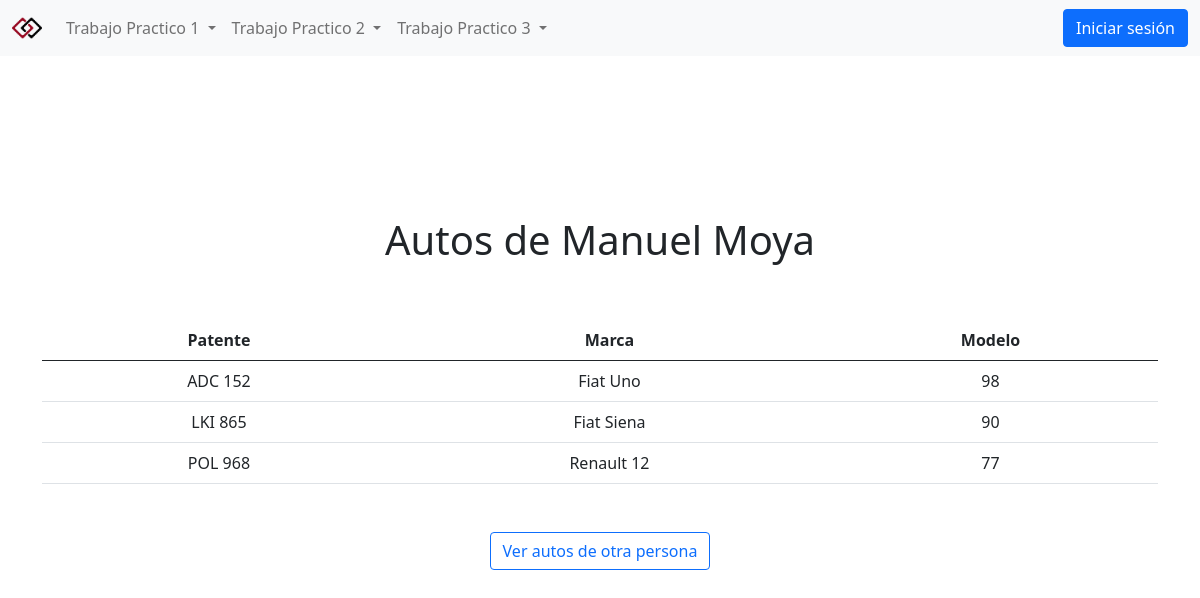
The app's page /view/autosPersona.php?dniDuenio=28326986 with its own data.
### tables this page shows
CREATE TABLE `persona` (
  `nrodni` varchar(10) NOT NULL,
  `apellido` varchar(50) NOT NULL,
  `nombre` varchar(50) NOT NULL,
  `fechanac` date NOT NULL default '0000-00-00',
  `telefono` varchar(20) NOT NULL,
  `domicilio` varchar(200) NOT NULL,
  PRIMARY KEY  (`nrodni`)
);

CREATE TABLE `auto` (
  `patente` varchar(10) NOT NULL,
  `marca` varchar(50) NOT NULL,
  `modelo` int(11) NOT NULL,
  `dniduenio` varchar(10) NOT NULL,
  PRIMARY KEY  (`patente`)
);

### util/funciones.php (called while the page is built, shortened)
<?php
spl_autoload_register(function($clase){
    $directorios = array(
        $GLOBALS['ROOT'].'model/',
        $GLOBALS['ROOT'].'model/connection/',
        $GLOBALS['ROOT'].'controller/',
    );
});

### model/Persona.php (called while the page is built, shortened)
<?php
class Persona {
  private $nrodni;
  private $apellido;
  private $nombre;
  public function __construct() {
    $this->nrodni = "";
    $this->apellido = "";
    $this->nombre = "";
  }
  public function getNroDni() {
    return $this->nrodni;
  }
  public function setNroDni($nrodni) {
    $this->nrodni = $nrodni;
  }
  public function getApellido() {
    return $this->apellido;
  }
  public function setApellido($apellido) {
    $this->apellido = $apellido;
  }
  public function getNombre() {
    return $this->nombre;
  }
  public function setNombre($nombre) {
    $this->nombre = $nombre;
  }
  public function cargar() {
    $resp = false;
    $db = new BaseDatos();
    $sql = "SELECT * FROM persona WHERE nrodni = " . $this->getNroDni();
    if ($db->Iniciar()) {
      if ($db->Ejecutar($sql)) {
        if ($row = $db->Registro()) {
          $datos = [
            'nrodni' => $row['nrodni'],
            'apellido' => $row['apellido'],
            'nombre' => $row['nombre'],
            'fechanac' => $row['fechanac'],
            'telefono' => $row['telefono'],
            'domicilio' => $row['domicilio']
          ];
          $resp = true;
        }
      } else {
        $this->setmensajeoperacion("Persona->listar: " . $db->getError());
      }
    } else {
      $this->setmensajeoperacion("Persona->listar: " . $db->getError());
    }
    return $resp;
  }
}

### model/connection/BaseDatos.php (called while the page is built, shortened)
<?php
class BaseDatos extends PDO {
  private $conec;
  private $indice;
  private $resultado;
  public function __construct() {
    $this->indice = 0;
    try {
      $this->conec = true;
    } catch (PDOException $e) {
      $this->sql = $e->getMessage();
      $this->conec = false;
    }
  }
  public function Iniciar() {
    return $this->getConec();
  }
  public function getConec() {
    return $this->conec;
  }
  public function setSQL($e) {
    return "\n" . $this->sql = $e;
  }
  public function Ejecutar($sql) {
    if (stristr($sql, "select")) {
      $resp =  $this->EjecutarSelect($sql);
    }
    return $resp;
  }
  private function EjecutarSelect($sql) {
    $cant = -1;
    $resultado = parent::query($sql);
    if (!$resultado) {
      $this->analizarDebug();
    } else {
      $arregloResult = $resultado->fetchAll();
      $cant = count($arregloResult);
    }
    return $cant;
  }
  public function Registro() {
    $filaActual = false;
    $indiceActual = $this->getIndice();
    if ($indiceActual >= 0) {
      $filas = $this->getResultado();
      if ($indiceActual < count($filas)) {
        $filaActual =  $filas[$indiceActual];
      } else {
        $this->setIndice(-1);
      }
    }
    return $filaActual;
  }
  private function setIndice($valor) {
    $this->indice = $valor;
  }
  private function getIndice() {
    return $this->indice;
  }
  private function setResultado($valor) {
    $this->resultado = $valor;
  }
  private function getResultado() {
    return $this->resultado;
  }
}

### model/Auto.php (called while the page is built, shortened)
<?php
class Auto {
  private $patente;
  private $marca;
  private $modelo;
  private $objPersona;
  public function __construct() {
    $this->patente = "";
    $this->marca = "";
    $this->modelo = "";
    $this->objPersona = null;
  }
  public function getPatente() {
    return $this->patente;
  }
  public function setPatente($patente) {
    $this->patente = $patente;
  }
  public function getMarca() {
    return $this->marca;
  }
  public function setMarca($marca) {
    $this->marca = $marca;
  }
  public function getModelo() {
    return $this->modelo;
  }
  public function setModelo($modelo) {
    $this->modelo = $modelo;
  }
  public function getObjPersona() {
    return $this->objPersona;
  }
  public function setObjPersona($objPersona) {
    $this->objPersona = $objPersona;
  }
  public static function listar($parametro = "") {
    $arreglo = array();
    $db = new BaseDatos();
    $sql = "SELECT * FROM auto ";
    if ($parametro != "") {
      $sql .= 'WHERE ' . $parametro;
    }
    $res = $db->Ejecutar($sql);
    if ($res > -1) {
      if ($res > 0) {
        while ($row = $db->Registro()) {
          $obj = new Auto();
          $objPersona = new Persona();
          $objPersona->setNroDni($row['dniduenio']);
          $objPersona->cargar();
          $datos = [
            'patente' => $row['patente'],
            'marca' => $row['marca'],
            'modelo' => $row['modelo'],
            'objPersona' => $objPersona
          ];
          $obj->setear($datos);
          array_push($arreglo, $obj);
        }
      }
    }
    return $arreglo;
  }
}

### controller/AbmAuto.php (called while the page is built, shortened)
<?php
class AbmAuto {
  public function buscar($condiciones) {
    $where = " true ";
    if ($condiciones <> NULL) {
      if (isset($condiciones['dniduenio']))
        $where .= " and dniduenio ='" . $condiciones['dniduenio'] . "'";
    }
    $arreglo = Auto::listar($where);
    return $arreglo;
  }
}

### view/autosPersona.php (the view, shortened to what this page needs)
<?php $title = 'Ver Autos';
include_once 'includes/head.php' ?>
<?php include_once 'includes/navbar.php' ?>
<?php
$objAbmAuto = new AbmAuto();
$data['dniduenio'] = $_GET['dniDuenio'];
$listaAutos = $objAbmAuto->buscar($data);
?>
<div class="container text-center mt-20vh">
  <?php if (count($listaAutos) > 0) { ?>
    <h1 class="pb-5">Autos de <?= $listaAutos[0]->getObjPersona()->getNombre() . ' ' . $listaAutos[0]->getObjPersona()->getApellido(); ?></h1>
    <table class="table">
      <thead>
        <tr>
          <th scope="col">Patente</th>
          <th scope="col">Marca</th>
          <th scope="col">Modelo</th>
        </tr>
      </thead>
      <tbody>
        <?php foreach ($listaAutos as $objAuto) { ?>
          <tr>
            <td><?= ($objAuto->getPatente()); ?></td>
            <td><?= ($objAuto->getMarca()); ?></td>
            <td><?= ($objAuto->getModelo()); ?></td>
          </tr>
        <?php } ?>
      </tbody>
    </table>
  <?php } ?>
<div class="text-center mt-5">
  <a class='btn btn-outline-primary' href="listaPersonas.php" role='button'>Ver autos de otra persona</a>
</div>
</div>
<?php include_once 'includes/foot.php' ?>

### view/css/main.css (style rules this page uses)
.mt-20vh { margin-top: 20vh; }

### records on screen
persona: nombre "Manuel", apellido "Moya"
auto: patente "ADC 152", marca "Fiat Uno", modelo "98"
auto: patente "LKI 865", marca "Fiat Siena", modelo "90"
auto: patente "POL 968", marca "Renault 12", modelo "77"
